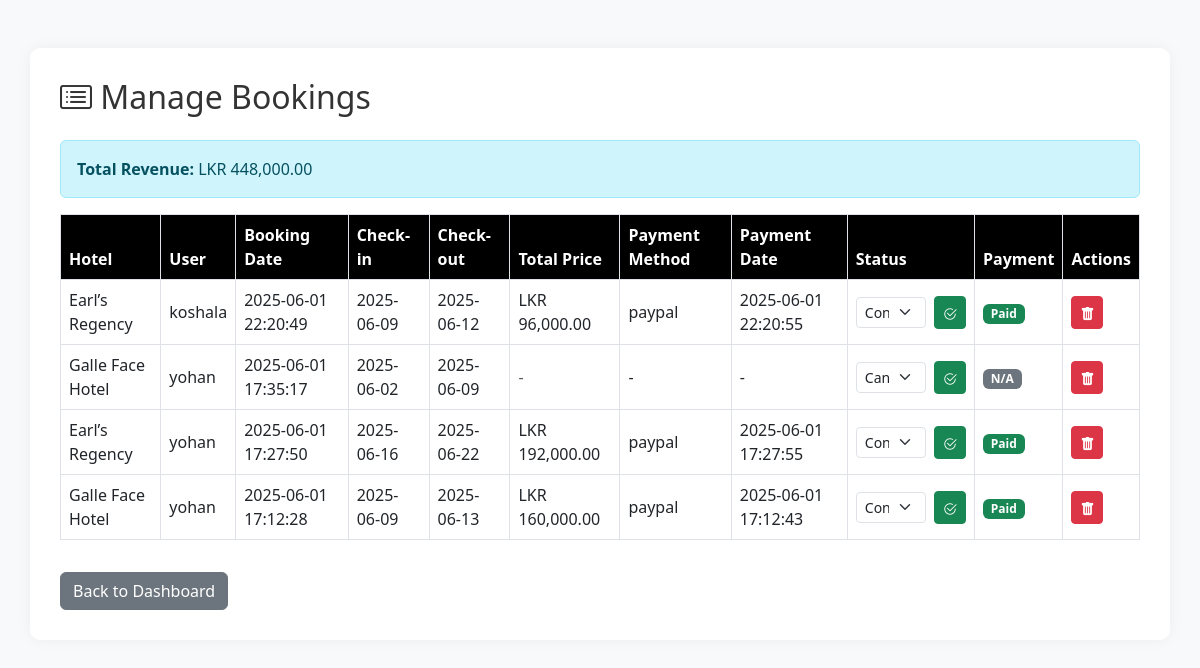
Page /admin/manage_bookings.php (signed in) on the earlier database version.
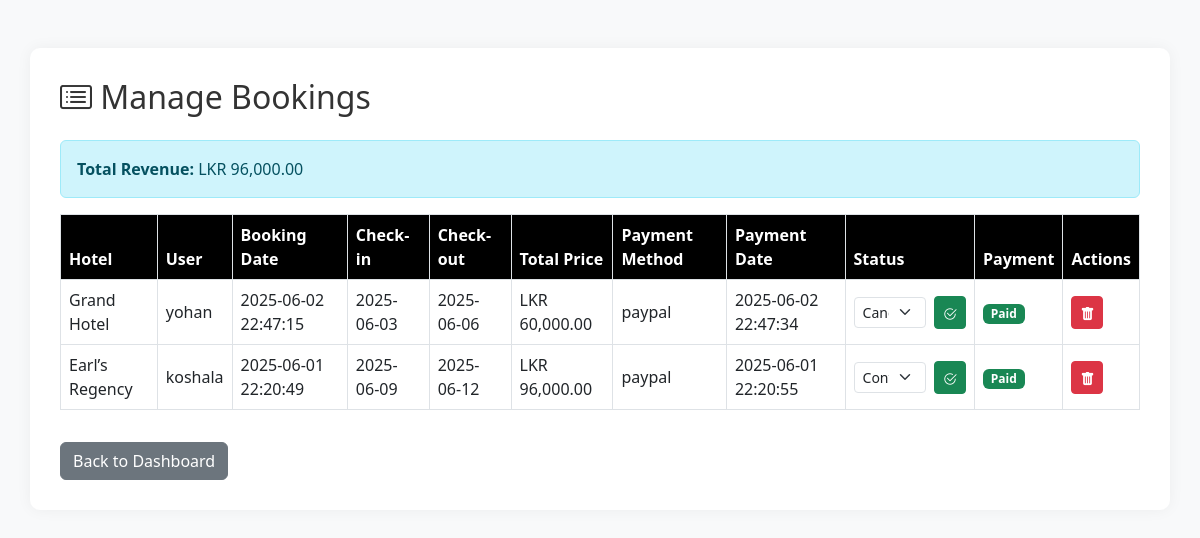
Same page on the later database version.
### tables this page shows
CREATE TABLE `bookings` (
  `booking_id` int(11) NOT NULL,
  `user_id` int(11) NOT NULL,
  `destination_id` int(11) DEFAULT NULL,
  `hotel_id` int(11) NOT NULL,
  `booking_date` datetime DEFAULT current_timestamp(),
  `travel_date` date NOT NULL,
  `status` varchar(50) DEFAULT 'pending',
  `payment_status` varchar(50) DEFAULT 'unpaid',
  `nights` int(11) DEFAULT 1,
  `total_price` decimal(10,2) DEFAULT NULL,
  `check_in_date` date DEFAULT NULL,
  `check_out_date` date DEFAULT NULL,
  `guide_id` int(11) DEFAULT NULL
);

CREATE TABLE `hotels` (
  `hotel_id` int(11) NOT NULL,
  `name` varchar(255) NOT NULL,
  `location` varchar(255) DEFAULT NULL,
  `description` text DEFAULT NULL,
  `price_per_night` decimal(10,2) DEFAULT NULL,
  `contact_info` varchar(255) DEFAULT NULL,
  `rating` decimal(2,1) DEFAULT NULL,
  `address` varchar(255) DEFAULT NULL,
  `destination_id` int(11) DEFAULT NULL,
  `latitude` decimal(10,8) DEFAULT NULL,
  `longitude` decimal(11,8) DEFAULT NULL,
  `image` varchar(255) DEFAULT NULL,
  `status` varchar(50) DEFAULT 'active',
  `facilities` text DEFAULT NULL,
  `image_gallery` text DEFAULT NULL,
  `popular_features` text DEFAULT NULL,
  `map_embed_link` text DEFAULT NULL
);

CREATE TABLE `users` (
  `user_id` int(11) NOT NULL,
  `name` varchar(100) NOT NULL,
  `email` varchar(150) NOT NULL,
  `contact` varchar(20) DEFAULT NULL,
  `password` varchar(255) NOT NULL,
  `is_verified` tinyint(1) DEFAULT 0,
  `created_at` timestamp NOT NULL DEFAULT current_timestamp(),
  `status` varchar(50) DEFAULT 'active',
  `role` varchar(50) DEFAULT 'user',
  `profile_pic` varchar(255) DEFAULT NULL,
  `contact_number` varchar(20) DEFAULT NULL,
  `country` varchar(100) DEFAULT NULL
);

CREATE TABLE `payments` (
  `payment_id` int(11) NOT NULL,
  `booking_id` int(11) DEFAULT NULL,
  `user_id` int(11) DEFAULT NULL,
  `amount` decimal(10,2) DEFAULT NULL,
  `payment_method` varchar(50) DEFAULT NULL,
  `payment_date` datetime DEFAULT current_timestamp(),
  `status` varchar(50) DEFAULT 'paid'
);

### admin/manage_bookings.php (the view, shortened to what this page needs)
<?php
include '../config/db.php';
$stmt = $conn->prepare("
    SELECT
        b.booking_id,
        b.booking_date,
        b.check_in_date,
        b.check_out_date,
        b.status AS booking_status,
        h.name AS hotel_name,
        u.name AS user_name,
        p.amount AS total_price,
        p.payment_method,
        p.payment_date,
        p.status AS payment_status
    FROM bookings b
    JOIN hotels h ON b.hotel_id = h.hotel_id
    JOIN users u ON b.user_id = u.user_id
    LEFT JOIN payments p ON b.booking_id = p.booking_id
    ORDER BY b.booking_id DESC
");
$stmt->execute();
$bookings = $stmt->fetchAll(PDO::FETCH_ASSOC);
$revenueStmt = $conn->query("
    SELECT SUM(p.amount) AS total_revenue
    FROM bookings b
    JOIN payments p ON b.booking_id = p.booking_id
    WHERE b.status = 'confirmed' AND LOWER(p.status) = 'paid'
");
$revenueRow = $revenueStmt->fetch(PDO::FETCH_ASSOC);
$totalRevenue = $revenueRow['total_revenue'] ?? 0;
?>
<!DOCTYPE html>
<html lang="en">
<head>
  <link href="https://cdn.jsdelivr.net/npm/bootstrap@5.3.0/dist/css/bootstrap.min.css" rel="stylesheet">
  <link href="https://cdn.jsdelivr.net/npm/bootstrap-icons@1.10.5/font/bootstrap-icons.css" rel="stylesheet">
</head>
<body>
<div class="container mt-5">
  <h2 class="mb-4"><i class="bi bi-card-list"></i> Manage Bookings</h2>
  <div class="alert alert-info"><strong>Total Revenue:</strong> LKR <?= number_format((float)$totalRevenue, 2) ?></div>
  <?php if (count($bookings) === 0): ?>
    <div class="alert alert-warning text-center">No bookings found.</div>
  <?php else: ?>
    <div class="table-responsive">
      <table class="table table-bordered table-hover align-middle">
        <thead>
          <tr>
            <th>Hotel</th>
            <th>User</th>
            <th>Booking Date</th>
            <th>Check-in</th>
            <th>Check-out</th>
            <th>Total Price</th>
            <th>Payment Method</th>
            <th>Payment Date</th>
            <th>Status</th>
            <th>Payment</th>
            <th>Actions</th>
          </tr>
        </thead>
        <tbody>
          <?php foreach ($bookings as $b): ?>
            <tr>
              <td><?= htmlspecialchars($b['hotel_name']) ?></td>
              <td><?= htmlspecialchars($b['user_name']) ?></td>
              <td><?= htmlspecialchars($b['booking_date']) ?></td>
              <td><?= htmlspecialchars($b['check_in_date']) ?></td>
              <td><?= htmlspecialchars($b['check_out_date']) ?></td>
              <td>
                <?= $b['total_price'] !== null ? 'LKR ' . number_format((float)$b['total_price'], 2) : '<span class="text-muted">-</span>' ?>
              </td>
              <td><?= htmlspecialchars($b['payment_method'] ?? '-') ?></td>
              <td><?= htmlspecialchars($b['payment_date'] ?? '-') ?></td>
              <td>
                <form method="post" action="update_booking_status.php" class="d-flex align-items-center">
                  <select name="status" class="form-select form-select-sm me-2">
                    <option value="confirmed" <?= $b['booking_status'] === 'confirmed' ? 'selected' : '' ?>>Confirmed</option>
                    <option value="cancelled" <?= $b['booking_status'] === 'cancelled' ? 'selected' : '' ?>>Cancelled</option>
                  </select>
                  <button type="submit" class="btn btn-sm btn-success">
                    <i class="bi bi-check2-circle"></i>
                  </button>
                </form>
              </td>
              <td>
                <?php if (strtolower($b['payment_status']) === 'paid'): ?>
                  <span class="badge bg-success">Paid</span>
                <?php elseif (strtolower($b['payment_status']) === 'unpaid'): ?>
                  <span class="badge bg-warning text-dark">Unpaid</span>
                <?php else: ?>
                  <span class="badge bg-secondary">N/A</span>
                <?php endif; ?>
              </td>
              <td>
                <a href="delete_bookings.php?id=<?= $b['booking_id'] ?>" class="btn btn-sm btn-danger" onclick="return confirm('Are you sure?')">
                  <i class="bi bi-trash-fill"></i>
                </a>
              </td>
            </tr>
          <?php endforeach; ?>
        </tbody>
      </table>
    </div>
  <?php endif; ?>
  <a href="dashboard.php" class="btn btn-secondary mt-3"><i class=""></i> Back to Dashboard</a>
</div>
</body>
</html>

Differences in the rows shown:
removed bookings: hotel.name "Galle Face Hotel", user.name "yohan", booking_date "2025-06-01 17:35:17", check_in_date "2025-06-02", check_out_date "2025-06-09", payment_method "-", payment_date "-", status "Cancelled", shows "N/A"
removed bookings: hotel.name "Earl’s Regency", user.name "yohan", booking_date "2025-06-01 17:27:50", check_in_date "2025-06-16", check_out_date "2025-06-22", payments.amount "192,000.00", payments.payment_method "paypal", payments.payment_date "2025-06-01 17:27:55", status "Confirmed", shows "Paid"
removed bookings: hotel.name "Galle Face Hotel", user.name "yohan", booking_date "2025-06-01 17:12:28", check_in_date "2025-06-09", check_out_date "2025-06-13", payments.amount "160,000.00", payments.payment_method "paypal", payments.payment_date "2025-06-01 17:12:43", status "Confirmed", shows "Paid"
added bookings: hotel.name "Grand Hotel", user.name "yohan", booking_date "2025-06-02 22:47:15", check_in_date "2025-06-03", check_out_date "2025-06-06", payments.amount "60,000.00", payments.payment_method "paypal", payments.payment_date "2025-06-02 22:47:34", status "Cancelled", shows "Paid"
Other differences:
$totalRevenue: "448,000.00" → "96,000.00"
